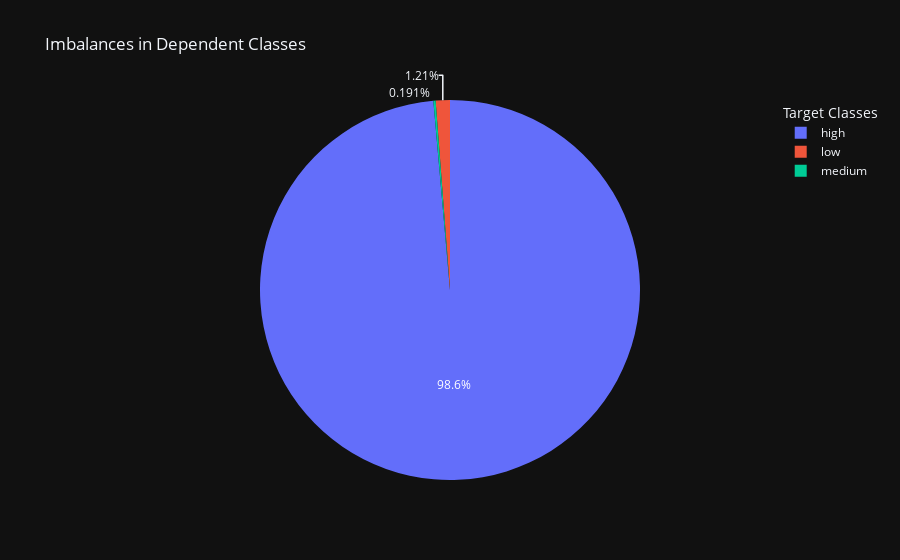

The cell this chart's notebook holds for it:
### Markdown cell above
## Dealing With Dependent Class Imbalances

### Code cell
dependent_classes_labels= preprocess_df.rating.value_counts().index.values
dependent_classes_values = preprocess_df.rating.value_counts().values
fig = go.Figure()
fig.add_trace(go.Pie(labels=dependent_classes_labels, values=dependent_classes_values))
fig.update_layout(title="Imbalances in Dependent Classes", legend_title="Target Classes", template="plotly_dark")

### Figure 1 — Plotly figure (JSON) as saved in the notebook; plotly's stock layout.template omitted (floating-point values rounded to 4 significant figures)
{"data": [{"labels": ["high", "low", "medium"], "type": "pie", "values": [1551, 19, 3]}], "layout": {"legend": {"title": {"text": "Target Classes"}}, "title": {"text": "Imbalances in Dependent Classes"}}}
